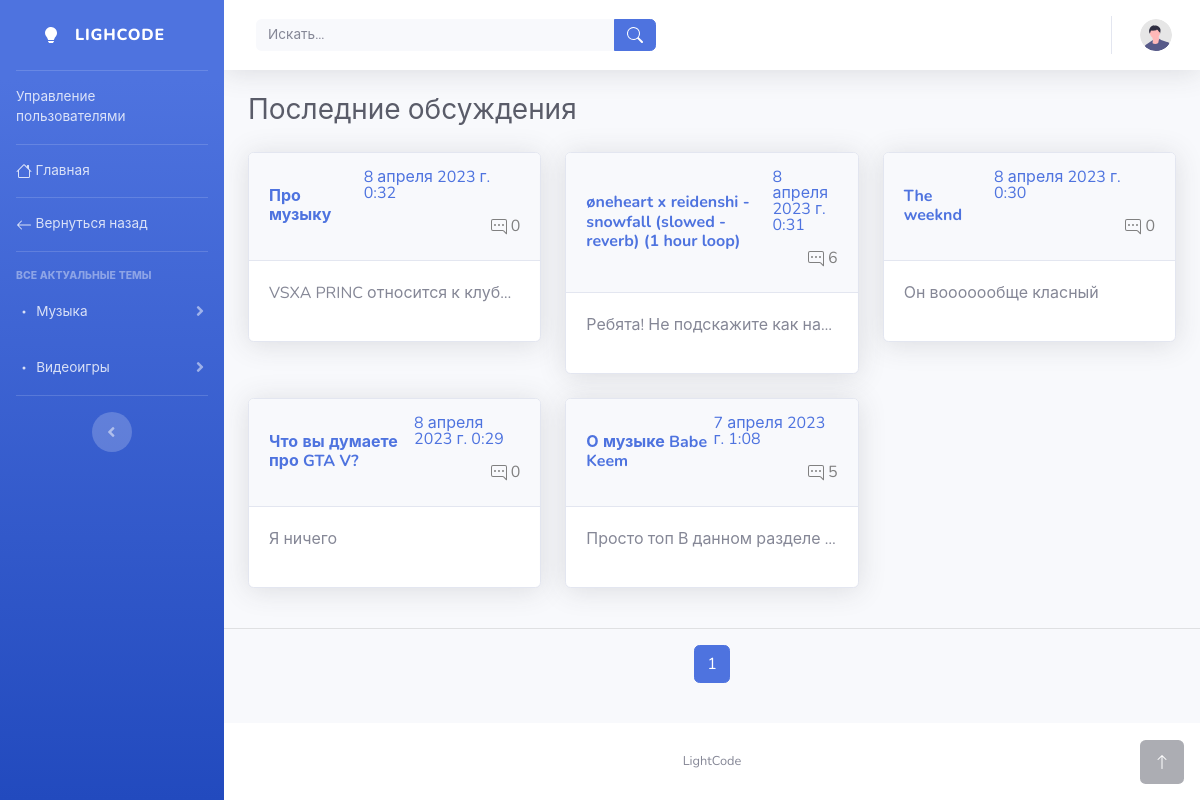
/forum/question-list/ (signed in), run on the app's committed database.
### forum/models.py (models this page shows, shortened)
class Topic(models.Model):
    title = models.CharField(max_length=123, verbose_name='Название')
    slug = models.SlugField()
    parent_topic = models.ForeignKey('self', on_delete=models.CASCADE, blank=True, null=True, verbose_name='Главная тема')
    created_date = models.DateTimeField(auto_now_add=True, verbose_name='Дата создания')
    class Meta:
        verbose_name = 'Тема'
        verbose_name_plural = 'Темы'

class Question(models.Model):
    user = models.ForeignKey(User, on_delete=models.CASCADE, verbose_name='Пользователь')
    topic = models.ForeignKey(Topic, on_delete=models.CASCADE, verbose_name='Тема')
    title = models.CharField(max_length=225, verbose_name='Название')
    body = models.TextField(verbose_name='Контент')
    created_date = models.DateTimeField(auto_now_add=True, verbose_name='Дата создания')
    class Meta:
        verbose_name = 'Вопрос'
        verbose_name_plural = 'Вопросы'

### forum/views.py (the view)
# urls.py: path('question-list/', views.QuestionList.as_view(), name='question_list'),
@method_decorator(login_required(login_url='/registration/'), name='dispatch')
class QuestionList(ListView):
    template_name = 'forum/list_questions.html'
    context_object_name = 'questions'
    paginate_by = 15
    def get_context_data(self, *, object_list=None, **kwargs):
        context = super().get_context_data(**kwargs)
        context['main_topics'] = Topic.objects.filter(parent_topic__isnull=True)
        return context
    def get_queryset(self):
        queryset = Question.objects.annotate(comment_count=Count('comment')).all().order_by('-id')
        query = self.request.GET.get('q')
        if query:
            queryset = queryset.filter(title__icontains=query)
        return queryset

### forum/templates/forum/list_questions.html (shortened to what this page needs)
{% load static %}
{% load i18n %}
<html lang="en">
<head>
    <link href="{% static 'vendor/css/all.min.css' %}" rel="stylesheet">
    <link rel='stylesheet' href='https://cdnjs.cloudflare.com/ajax/libs/font-awesome/4.7.0/css/font-awesome.min.css'>
    <link rel="stylesheet" href="https://use.fontawesome.com/releases/v5.8.1/css/all.css">
    <link href="{% static 'css/sb-admin-2.min.css' %}" rel="stylesheet">
</head>
<body id="page-top">
    <div id="wrapper">
        <ul class="navbar-nav bg-gradient-primary sidebar sidebar-dark accordion" id="accordionSidebar">
            <a class="sidebar-brand d-flex align-items-center justify-content-center" href="{% url 'index' %}">
                <div>
                </div>
                <div class="sidebar-brand-text mx-3">LighCode</div>
            </a>
            <hr class="sidebar-divider my-0">
            {% if user.is_admin or user.status == 6 %}
                <li class="nav-item">
                    <a class="nav-link" href="{% url 'banned_list' %}"><span>{% trans 'Управление пользователями' %}</span></a>
                </li>
            {% endif %}
            <hr class="sidebar-divider my-0">
            <li class="nav-item">
                <a class="nav-link" href="{% url 'main_page' %}"><span> {% trans 'Главная' %}</span></a>
            </li>
            <hr class="sidebar-divider my-0">
            <li class="nav-item">
                <a class="nav-link" onclick="history.back()">
                    <span><svg xmlns="http://www.w3.org/2000/svg" width="16" height="16" fill="currentColor" class="bi bi-arrow-left" viewBox="0 0 16 16">
  <path fill-rule="evenodd" d="M15 8a.5.5 0 0 0-.5-.5H2.707l3.147-3.146a.5.5 0 1 0-.708-.708l-4 4a.5.5 0 0 0 0 .708l4 4a.5.5 0 0 0 .708-.708L2.707 8.5H14.5A.5.5 0 0 0 15 8z"/>
</svg> {% trans 'Вернуться назад' %}</span></a>
            </li>
            <hr class="sidebar-divider">
            <div class="sidebar-heading">
                {% trans 'Все актуальные темы' %}
            </div>
            {% for main_topic in main_topics %}
                <li class="nav-item">
                    <a class="nav-link collapsed" href="#" data-toggle="collapse" data-target="#{{ main_topic.slug }}" aria-expanded="true" aria-controls="{{ main_topic.slug }}">
                        <svg xmlns="http://www.w3.org/2000/svg" width="16" height="16" fill="currentColor" class="bi bi-dot" viewBox="0 0 16 16">
                            <path d="M8 9.5a1.5 1.5 0 1 0 0-3 1.5 1.5 0 0 0 0 3z"/>
                        </svg>
                        <span>{{ main_topic.title }}</span>
                    </a>
                </li>
            {% endfor %}
            <hr class="sidebar-divider d-none d-md-block">
            <div class="text-center d-none d-md-inline">
                <button class="rounded-circle border-0" id="sidebarToggle"></button>
            </div>
        </ul>
        <div id="content-wrapper" class="d-flex flex-column">
            <div id="content">
                <nav class="navbar navbar-expand navbar-light bg-white topbar mb-4 static-top shadow">
                    <form method="GET" class="d-none d-sm-inline-block form-inline mr-auto ml-md-3 my-2 my-md-0 mw-100 navbar-search">
                        <div class="input-group">
                            <input type="text" name="q" class="form-control bg-light border-0 small" placeholder="{% trans 'Искать' %}..."
                                aria-label="Search" aria-describedby="basic-addon2" value="{{ request.GET.q }}">
                            <div class="input-group-append">
                                <button class="btn btn-primary" type="submit">
                                </button>
                            </div>
                        </div>
                    </form>
                    <ul class="navbar-nav ml-auto">
                        <li class="nav-item dropdown no-arrow">
                            <a class="nav-link dropdown-toggle" href="#" id="userDropdown" role="button"
                                data-toggle="dropdown" aria-haspopup="true" aria-expanded="false">
                                <img class="img-profile rounded-circle"
                                    src="{% static 'images/undraw_profile.svg' %}">
                            </a>
                        </li>
                    </ul>
                </nav>
                <div class="container-fluid">
                    <div class="d-sm-flex align-items-center justify-content-between mb-4">
                        <h1 class="h3 mb-0 text-gray-800">{% trans 'Последние обсуждения' %}</h1>
                    </div>
                    <div class="row row-cols-1 row-cols-md-3 g-4">
                        {% for question in questions %}
                            <div class="col">
                                <div class="card shadow mb-4">
                                    <a href="{% url 'question_detail' question.id %}">
                                        <div class="card-header py-3 d-flex flex-row align-items-center justify-content-between">
                                            <h6 class="m-0 font-weight-bold text-primary" style="color: gray;display: inline-block;">{{ question.title }}</h6>
                                            <div class="dropdown no-arrow">
                                                <p>{{ question.created_date }}</p>
                                                <h6 style="color: gray; display: inline-block;float: right;" align="right"> {{ question.comment_count }}</h6>
                                            </div>
                                        </div>
                                    </a>
                                    <div class="card-body">
                                        <p>{{ question.body }}</p>
                                    </div>
                                </div>
                            </div>
                        {% endfor %}
                    </div>
                </div>
                <hr>
                <nav aria-label="Навигация">
                    <ul class="pagination justify-content-center">
                        {% for page in page_obj.paginator.page_range %}
                            {% if page_obj.number == page %}
                                <li class="page-item active">
                                    <span class="page-link">{{ page }} <span class="sr-only">({% trans 'текущая' %})</span></span>
                                </li>
                            {% elif page > page_obj.number|add:'-3' and page < page_obj.number|add:'3' %}
                                <li class="page-item">
                                    <a class="page-link" href="?page={{ page }}">{{ page }}</a>
                                </li>
                            {% endif %}
                        {% endfor %}
                    </ul>
                </nav>
            </div>
            <footer class="sticky-footer bg-white">
                <div class="container my-auto">
                    <div class="copyright text-center my-auto">
                        <span>LightCode</span>
                    </div>
                </div>
            </footer>
        </div>
    </div>
    <a class="scroll-to-top rounded" href="#page-top" style="display:flex!important; align-items:center; justify-content:center;">
        <svg xmlns="http://www.w3.org/2000/svg" width="16" height="16" fill="currentColor" class="bi bi-arrow-up" viewBox="0 0 16 16">
  <path fill-rule="evenodd" d="M8 15a.5.5 0 0 0 .5-.5V2.707l3.146 3.147a.5.5 0 0 0 .708-.708l-4-4a.5.5 0 0 0-.708 0l-4 4a.5.5 0 1 0 .708.708L7.5 2.707V14.5a.5.5 0 0 0 .5.5z"/>
</svg>
    </a>
</body>
</html>

### forum/templates/forum/list_questions.html (style rules this page uses)
.card-body p { max-height: 2.4em; overflow: hidden; text-overflow: ellipsis; white-space: nowrap; }

### data on the page
Topic: title "Музыка"
Topic: title "Видеоигры"
Question: title "Про музыку", created_date "8 апреля 2023 г. 0:32", comment_count "0", body "VSXA PRINC относится к клуб…"
Question: title "øneheart x reidenshi - snowfall (slowed - reverb) (1 hour loop)", created_date "8 апреля 2023 г. 0:31", comment_count "6", body "Ребята! Не подскажите как на…"
Question: title "The weeknd", created_date "8 апреля 2023 г. 0:30", comment_count "0", body "Он вооооообще класный"
Question: title "Что вы думаете про GTA V?", created_date "8 апреля 2023 г. 0:29", comment_count "0", body "Я ничего"
Question: title "О музыке Babe Keem", created_date "7 апреля 2023 г. 1:08", comment_count "5", body "Просто топ В данном разделе…"

### other printed values
{{ page }} "1"
